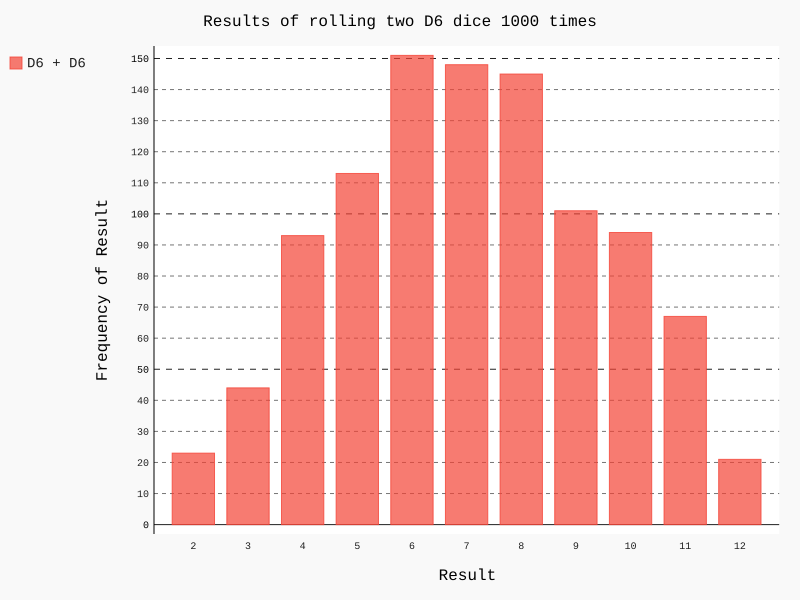

Here is the Python script that generated this plot:
from die import Die
import pygal
die_1 = Die()
die_2 = Die()

results = []
for roll_num in range(1000):
  result = die_1.roll() + die_2.roll()
  results.append(result)
# print(results)

# 分析结果
frequencies = []
for value in range(2, die_1.num_sides + die_2.num_sides + 1):
  frequency = results.count(value)
  frequencies.append(frequency)

print(frequencies)

# 对结果进行可视化
hist = pygal.Bar()
hist.title = "Results of rolling two D6 dice 1000 times"
hist.x_labels = [ '2', '3', '4', '5', '6', '7', '8', '9', '10', '11', '12']
hist.x_title = 'Result'
hist.y_title = 'Frequency of Result'

hist.add('D6 + D6', frequencies)
hist.render_to_file("die_visual.svg")
